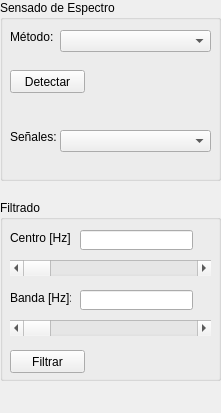
    <widget class="QWidget" name="detect_TB">
     <property name="geometry">
      <rect>
       <x>0</x>
       <y>0</y>
       <width>221</width>
       <height>413</height>
      </rect>
     </property>
     <attribute name="label">
      <string>Detectar</string>
     </attribute>
     <widget class="QGroupBox" name="detect_filtro_GB">
      <property name="geometry">
       <rect>
        <x>0</x>
        <y>200</y>
        <width>221</width>
        <height>181</height>
       </rect>
      </property>
      <property name="title">
       <string>Filtrado</string>
      </property>
      <widget class="QLabel" name="detect_f0_L">
       <property name="geometry">
        <rect>
         <x>10</x>
         <y>30</y>
         <width>61</width>
         <height>16</height>
        </rect>
       </property>
       <property name="text">
        <string>Centro [Hz]:</string>
       </property>
      </widget>
      <widget class="QScrollBar" name="detect_f0_SB">
       <property name="geometry">
        <rect>
         <x>10</x>
         <y>60</y>
         <width>201</width>
         <height>16</height>
        </rect>
       </property>
       <property name="minimum">
        <number>0</number>
       </property>
       <property name="maximum">
        <number>99</number>
       </property>
       <property name="orientation">
        <enum>Qt::Horizontal</enum>
       </property>
      </widget>
      <widget class="QLabel" name="detect_f1_L">
       <property name="geometry">
        <rect>
         <x>10</x>
         <y>90</y>
         <width>61</width>
         <height>16</height>
        </rect>
       </property>
       <property name="text">
        <string>Banda [Hz]:</string>
       </property>
      </widget>
      <widget class="QScrollBar" name="detect_f1_SB">
       <property name="geometry">
        <rect>
         <x>10</x>
         <y>120</y>
         <width>201</width>
         <height>16</height>
        </rect>
       </property>
       <property name="orientation">
        <enum>Qt::Horizontal</enum>
       </property>
      </widget>
      <widget class="QLineEdit" name="detect_f0_LE">
       <property name="geometry">
        <rect>
         <x>80</x>
         <y>30</y>
         <width>113</width>
         <height>20</height>
        </rect>
       </property>
       <property name="text">
        <string/>
       </property>
       <property name="cursorMoveStyle">
        <enum>Qt::LogicalMoveStyle</enum>
       </property>
      </widget>
      <widget class="QLineEdit" name="detect_f1_LE">
       <property name="geometry">
        <rect>
         <x>80</x>
         <y>90</y>
         <width>113</width>
         <height>20</height>
        </rect>
       </property>
       <property name="text">
        <string/>
       </property>
       <property name="cursorMoveStyle">
        <enum>Qt::LogicalMoveStyle</enum>
       </property>
      </widget>
      <widget class="QPushButton" name="detect_filter_PB">
       <property name="geometry">
        <rect>
         <x>10</x>
         <y>150</y>
         <width>75</width>
         <height>23</height>
        </rect>
       </property>
       <property name="text">
        <string>Filtrar</string>
       </property>
      </widget>
     </widget>
     <widget class="QGroupBox" name="detect_SS_GB">
      <property name="geometry">
       <rect>
        <x>0</x>
        <y>0</y>
        <width>221</width>
        <height>181</height>
       </rect>
      </property>
      <property name="title">
       <string>Sensado de Espectro</string>
      </property>
      <widget class="QLabel" name="detect_L1">
       <property name="geometry">
        <rect>
         <x>10</x>
         <y>30</y>
         <width>46</width>
         <height>13</height>
        </rect>
       </property>
       <property name="text">
        <string>Método:</string>
       </property>
      </widget>
      <widget class="QComboBox" name="detect_met_CB">
       <property name="geometry">
        <rect>
         <x>60</x>
         <y>30</y>
         <width>151</width>
         <height>22</height>
        </rect>
       </property>
      </widget>
      <widget class="QPushButton" name="detect_PB">
       <property name="geometry">
        <rect>
         <x>10</x>
         <y>70</y>
         <width>75</width>
         <height>23</height>
        </rect>
       </property>
       <property name="text">
        <string>Detectar</string>
       </property>
      </widget>
      <widget class="QLabel" name="detect_L2">
       <property name="geometry">
        <rect>
         <x>10</x>
         <y>130</y>
         <width>46</width>
         <height>13</height>
        </rect>
       </property>
       <property name="text">
        <string>Señales:</string>
       </property>
      </widget>
      <widget class="QComboBox" name="detect_signals_CB">
       <property name="geometry">
        <rect>
         <x>60</x>
         <y>130</y>
         <width>151</width>
         <height>22</height>
        </rect>
       </property>
      </widget>
     </widget>
    </widget>
